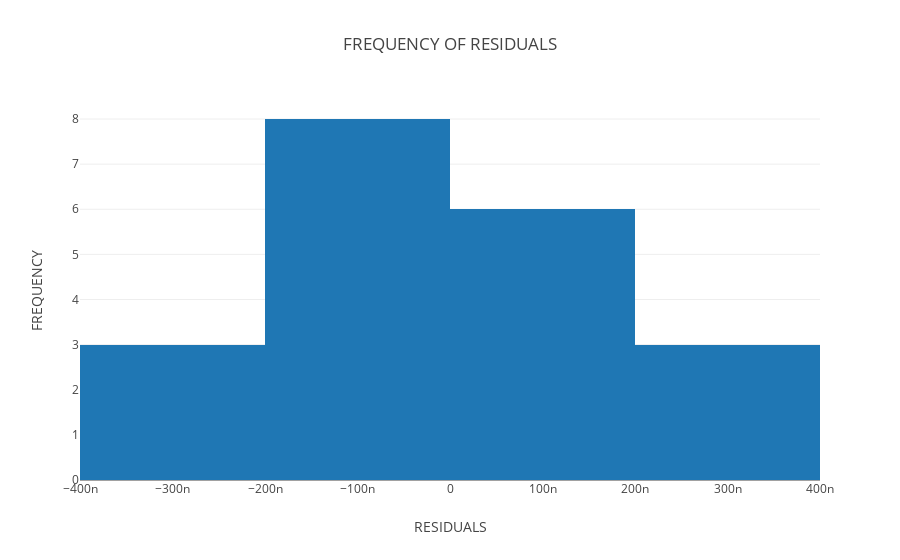

Notebook code cell kept with this figure:
### Markdown cell above
## HISTOGRAM FOR OLS ##

### Code cell
data = [go.Histogram(x = ((predict_ols - Y_test)))]
layout = go.Layout(
    title = 'FREQUENCY OF RESIDUALS',
    xaxis = dict(
        title = 'RESIDUALS'
    ),
    yaxis = dict(
        title = 'FREQUENCY'
    )
)
fig = go.Figure(data = data, layout = layout)
plot.iplot(fig, filename = 'OLS_HISTOGRAM_PIZZAHUT')

### Figure 1 — Plotly figure (JSON) as saved in the notebook; plotly's stock layout.template omitted (floating-point values rounded to 4 significant figures)
{"data": [{"type": "histogram", "x": [1.952e-08, 6.371e-08, 1.297e-07, 1.825e-09, 1.844e-07, -2.502e-08, -2.361e-07, -8.668e-08, 3.073e-07, -1.176e-07, -7.992e-08, -3.753e-07, -9.646e-08, -1.555e-07, 3.566e-07, -5.176e-08, 2.088e-07, -3.77e-07, -1.031e-07, 1.156e-07]}], "layout": {"title": "FREQUENCY OF RESIDUALS", "xaxis": {"title": "RESIDUALS"}, "yaxis": {"title": "FREQUENCY"}}}
